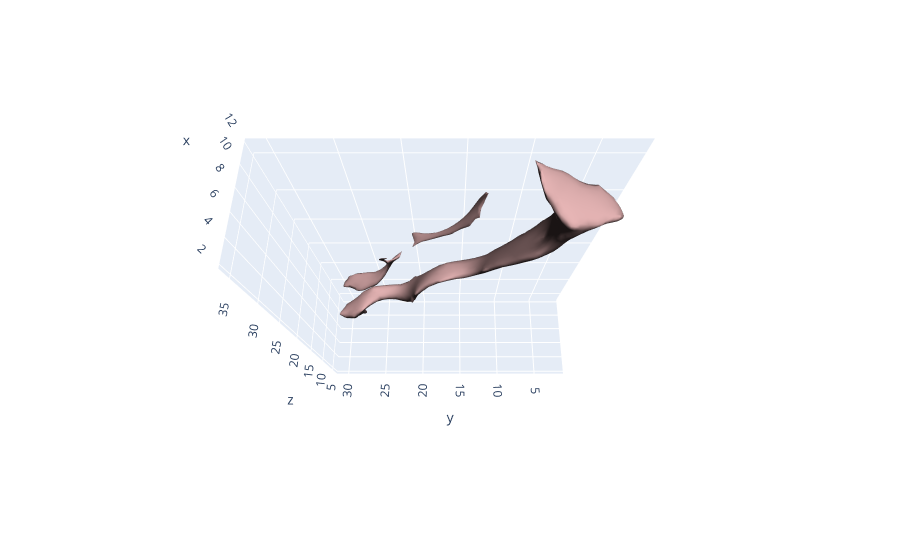

Notebook code for this chart:
### Code cell
cld.draw(list(SPAM_meshes.values())[0])

### Figure 1 — Plotly figure (JSON) as saved in the notebook; plotly's stock layout.template omitted (floating-point values rounded to 4 significant figures; data arrays with more than 128 entries replaced by an {"elided": "..."} marker saying what was removed)
{"data": [{"color": "rgb(255,200,200)", "i": {"elided": "3530 int values"}, "j": {"elided": "3530 int values"}, "k": {"elided": "3530 int values"}, "lighting": {"ambient": 0.1}, "lightposition": {"x": 0, "y": 0, "z": 0}, "opacity": 1, "type": "mesh3d", "x": {"elided": "1785 float values"}, "y": {"elided": "1785 float values"}, "z": {"elided": "1785 float values"}}], "layout": {"legend": {"itemsizing": "constant"}, "scene": {"aspectmode": "data", "camera": {"eye": {"x": -0.8, "y": 0, "z": 2}}}, "title": {"text": ""}}}
